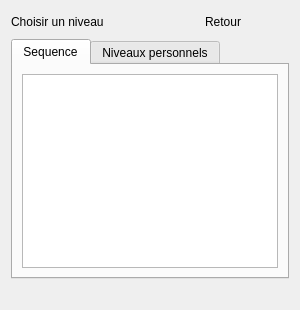
<?xml version="1.0" encoding="UTF-8"?>
<ui version="4.0">
 <class>LevelSelectScreen</class>
 <widget class="QWidget" name="LevelSelectScreen">
  <layout class="QVBoxLayout" name="outerLayout">
   <item>
    <layout class="QHBoxLayout" name="headerRow">
     <item>
      <widget class="hmi::TitleBanner" name="titleLabel">
       <property name="text"><string>Choisir un niveau</string></property>
      </widget>
     </item>
     <item>
      <spacer name="headerSpacer">
       <property name="orientation"><enum>Qt::Horizontal</enum></property>
      </spacer>
     </item>
     <item>
      <widget class="hmi::MenuEntryButton" name="backButton">
       <property name="cursor"><cursorShape>PointingHandCursor</cursorShape></property>
       <property name="text"><string>Retour</string></property>
       <property name="flat"><bool>true</bool></property>
      </widget>
     </item>
    </layout>
   </item>
   <item>
    <widget class="QTabWidget" name="tabs">
     <widget class="QWidget" name="sequenceTab">
      <attribute name="title"><string>Sequence</string></attribute>
      <layout class="QVBoxLayout" name="sequenceTabLayout">
       <item>
        <widget class="QListWidget" name="sequenceList"/>
       </item>
      </layout>
     </widget>
     <widget class="QWidget" name="personalTab">
      <attribute name="title"><string>Niveaux personnels</string></attribute>
      <layout class="QVBoxLayout" name="personalTabLayout">
       <item>
        <widget class="QListWidget" name="personalList"/>
       </item>
      </layout>
     </widget>
    </widget>
   </item>
   <item>
    <widget class="QLabel" name="hintsLabel">
     <property name="text"><string/></property>
     <property name="textFormat"><enum>Qt::RichText</enum></property>
     <property name="alignment"><set>Qt::AlignRight|Qt::AlignVCenter</set></property>
    </widget>
   </item>
  </layout>
 </widget>
 <customwidgets>
  <customwidget>
   <class>hmi::TitleBanner</class>
   <extends>QLabel</extends>
   <header>HMI/Interface/TitleBanner.h</header>
  </customwidget>
  <customwidget>
   <class>hmi::MenuEntryButton</class>
   <extends>QPushButton</extends>
   <header>HMI/Interface/MenuEntryButton.h</header>
  </customwidget>
 </customwidgets>
 <resources/>
 <connections/>
</ui>
